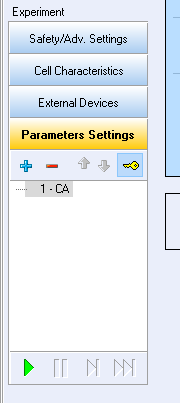
#> input picture OCRProcessExample/origin.png, 180 x 403 px, found by its file name
$ python OCR.py
#> lines starting #> are read from the running program, lines starting #| are printed output that depends on the picture; after the words box and inside, x2 and y2 are one past the last pixel; in counts of white or black regions, pixels touching at a corner belong together
import numpy as np
import cv2
import pytesseract as pt
pt.pytesseract.tesseract_cmd = r'C:\Users\jy1u18\AppData\Local\Programs\Tesseract-OCR\tesseract.exe'

imBGR=cv2.imread('origin.png')
#> imBGR is the input picture: shape (403, 180, 3); mean B, G, R 235.5, 232.5, 227.9


def checkBlank(imArray:np.ndarray):
    if imArray.flatten().any()==1:
        return False
    else:
        return True


#Create gray image and HLS colour mask and apply to the gray image
imHLS = cv2.cvtColor(imBGR,cv2.COLOR_BGR2HLS)
#> imHLS: shape (403, 180, 3); mean of channels 0, 1, 2 59.7, 231.9, 105.8
imGray=cv2.cvtColor(imBGR,cv2.COLOR_RGB2GRAY)
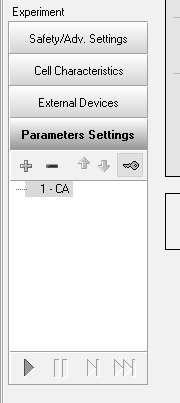
#> imGray: shape (403, 180); min 0, max 255, mean 232.9
lower = np.uint8([0, 150, 0])
upper = np.uint8([50, 200, 10])
imFrame = cv2.inRange(imHLS, lower, upper)
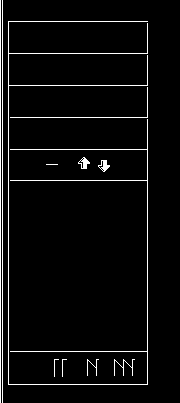
#> imFrame: shape (403, 180); 4.1% white in thin lines or dots, all inside (x1, y1, x2, y2) = (0, 0, 148, 403)
cv2.imwrite("imFrame.png",imFrame )
imText=cv2.inRange(-imGray,0,0.3)
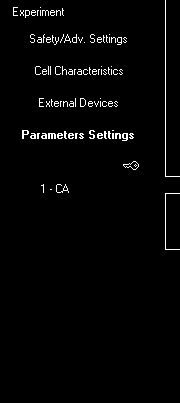
#> imText: shape (403, 180); 2.2% white in thin lines or dots, all inside (x1, y1, x2, y2) = (13, 0, 180, 250)
cv2.imwrite("imText.png",imText)


#Extrace horizontal lines from the gray img and dilate
horizontal=np.copy(imFrame)
cols = horizontal.shape[1]
#> cols = 180
horizontal_size = cols // 15
#> horizontal_size = 12
horizontalStructure = cv2.getStructuringElement(cv2.MORPH_RECT, (horizontal_size, 1))
horizontal = cv2.erode(horizontal, horizontalStructure)
#> horizontal: shape (403, 180); 1.4% white in thin lines or dots, all inside (x1, y1, x2, y2) = (14, 21, 143, 385)
horizontal_size = cols // 10
#> horizontal_size = 18
horizontalStructure = cv2.getStructuringElement(cv2.MORPH_RECT, (horizontal_size, 1))
horizontal = cv2.dilate(horizontal, horizontalStructure)
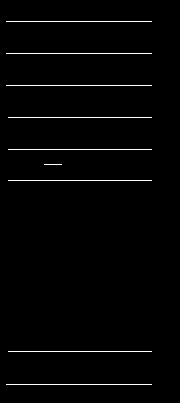
#> horizontal: shape (403, 180); 1.6% white in thin lines or dots, all inside (x1, y1, x2, y2) = (6, 21, 152, 385)
cv2.imwrite("imHorizontal.png",horizontal )

#Extrace vertical lines and dilate
vertical=np.copy(imFrame)
rows = vertical.shape[1]
#> rows = 180
vertical_size = rows // 10
#> vertical_size = 18
verticalStructure = cv2.getStructuringElement(cv2.MORPH_RECT, (1, vertical_size))
#> verticalStructure = 18 values from 1 to 1
vertical = cv2.erode(vertical, verticalStructure)
vertical_size = rows // 5
#> vertical_size = 36
verticalStructure = cv2.getStructuringElement(cv2.MORPH_RECT, (1, vertical_size))
#> verticalStructure = 36 values from 1 to 1
vertical = cv2.dilate(vertical, verticalStructure)
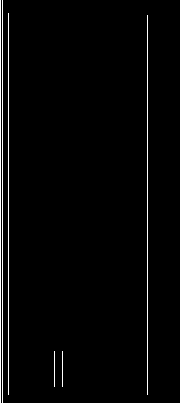
#> vertical: shape (403, 180); 2.3% white in thin lines or dots, all inside (x1, y1, x2, y2) = (0, 0, 148, 403)
cv2.imwrite("imVertical.png",vertical )

#combine horizontal and vertical feature to get anchor points
anchor = cv2.bitwise_and(horizontal, vertical)
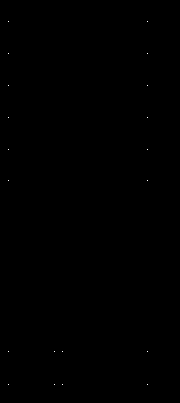
#> anchor: shape (403, 180); 0.03% white in thin lines or dots, all inside (x1, y1, x2, y2) = (8, 21, 148, 385)
cv2.imwrite("imAnchor.png",anchor )

# print(type(anchor[0,10]))
pointList=[]
for y in range(len(anchor)):
    for x in range(len(anchor[y])):
        if anchor[y,x]!=0:
            pointList.append((x,y))
#> after the loop, pointList = [(8, 21), (147, 21), (8, 53), (147, 53), (8, 85), (147, 85), (8, 117), (147, 117), (8, 149), (147, 149), (8, 180), (147, 180), (8, 351), (54, 351), (62, 351), (147, 351), (8, 384), (54, 384), (62, 384), (147, 384)]
print(pointList)
#| [(8, 21), (147, 21), (8, 53), (147, 53), (8, 85), (147, 85), (8, 117), (147, 117), (8, 149), (147, 149), (8, 180), (147, 180), (8, 351), (54, 351), (62, 351), (147, 351), (8, 384), (54, 384), (62, 384), (147, 384)]
xPoints=list(dict.fromkeys(np.sort([tlp[0] for tlp in pointList])))
#> xPoints = [8, 54, 62, 147]
yPoints=list(dict.fromkeys(np.sort([tlp[1] for tlp in pointList])))
#> yPoints = [21, 53, 85, 117, 149, 180, 351, 384]
print(xPoints,yPoints)
#| [8, 54, 62, 147] [21, 53, 85, 117, 149, 180, 351, 384]
leftPoint=xPoints[0]
#> leftPoint = 8
rightPoint=xPoints[-1]
#> rightPoint = 147
bottomPoint=yPoints[-2]
#> bottomPoint = 351
topPoint=yPoints[-3]
#> topPoint = 180
# print(leftPoint,topPoint,rightPoint,bottomPoint)
imTech=imText[topPoint+1:bottomPoint,leftPoint+1:rightPoint]
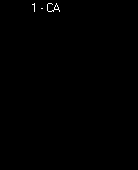
#> imTech: shape (170, 138); 0.21% white in thin lines or dots, all inside (x1, y1, x2, y2) = (32, 3, 60, 12)
cv2.imwrite("imTech.png",imTech)
stripList=[]
for i in np.arange(0,len(imTech),16):
    stripList.append(imTech[i:i+16,:])
    cv2.imwrite(f'imStrip-{int(i/16)}.png',imTech[i:i+16,:])
#> this loop made 11 passes
#> i on passes 2 to 11: 16, 32, 48, 64, 80, 96, 112, 128, 144, 160
#> after the loop, stripList = 11 items

for strip in stripList:
    head=strip[:,0:int(2/9*len(strip[0]))]
    if not checkBlank(head):
        targetStrip=strip[:,int(1.8/9*len(strip[0])):]
        cv2.imshow("Found",targetStrip)
        cv2.waitKey(0)
        text=pt.image_to_string(targetStrip)
        text=text.replace('\n','')
        print(text)
        break
#> this loop made 11 passes
